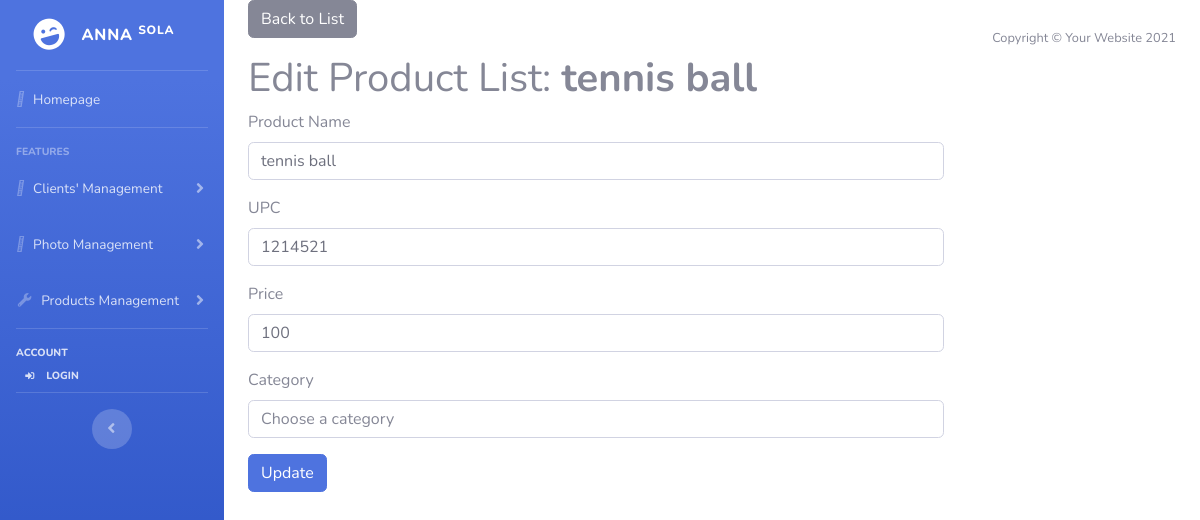
The page /product_edit.php?id=8784 (signed in) on the database its author committed.
### tables this page shows
CREATE TABLE `products` (
                            `id` int(10) NOT NULL,
                            `product_name` varchar(100) NOT NULL,
                            `product_upc` int(10) NOT NULL,
                            `product_price` int(100) NOT NULL,
                            `product_category` varchar(100) NOT NULL
);

### product_edit.php (the view, shortened to what this page needs)
<?php
require 'header.php';
$id = $_GET['id'];
if ($_SERVER['REQUEST_METHOD'] === 'POST') {
    $id = $_POST['id'];
    $product_name  = $_POST['product_name'];
    $product_upc   = $_POST['product_upc'];
    $product_price = $_POST['product_price'];
    $product_category = $_POST['product_category'];
    if (!$product_name ) {
        $errors[] = 'product name is required';
    }
    if (!$product_upc) {
        $errors[] = 'UPC is required ';
    }
    if (!$product_price) {
        $errors[] = 'Price is required';
    }
    if (!$product_category) {
        $errors[] = 'Category invalid';
    }
    if (empty($errors)) {
        $stmt = $pdo->prepare("UPDATE products
                                        SET  product_name = :product_name,
                                        product_upc = :product_upc,
                                        product_price = :product_price,
                                        product_category = :product_category
                                        WHERE id = :id");
        $stmt->bindValue(':product_name', $product_name);
        $stmt->bindValue(':product_upc', $product_upc);
        $stmt->bindValue(':product_category', $product_category);
        $stmt->bindValue(':product_price', $product_price);
        $stmt->bindValue(':id', $id);
        $stmt->execute();
        header('Location: product.php');
    }
} else {
    $stmt = $pdo->prepare("SELECT * FROM products WHERE id=?");
    $stmt->execute([$id]);
    $products = $stmt->fetchObject();
}
?>
    <div class="container-fluid">
        <p>
            <a href="product_edit.php" class="btn btn-secondary">Back to List</a>
        </p>
        <h1>Edit Product List: <b><?php echo $products->product_name ?> </b> </h1>
        <form method="post">
            <div class="form-group">
                <label>Product Name</label>
                <input type="text" name="product_name" class="form-control" value="<?php echo $products->product_name  ?>" required>
            </div>
            <div class="form-group">
                <label>UPC</label>
                <input  type="text" class="form-control" name="product_upc" value="<?php echo $products->product_upc ?>" required>
            </div>
            <div class="form-group">
                <label>Price</label>
                <input type="number" class="form-control" name="product_price" value="<?php echo $products->product_price?>" required>
            </div>
            <div class="mb-3">
                <label>Category</label>
                <input type="text"  class = "form-control" list = "categoryList"
                       name="product_category" placeholder="Choose a category">
            </div>
            <input type="submit" class="btn btn-primary" value="Update" />
        </form>
    </div>
<?php require 'footer.php';?>

### rows shown on the page
products: product_name "tennis ball", product_upc "1214521", product_price "100"
